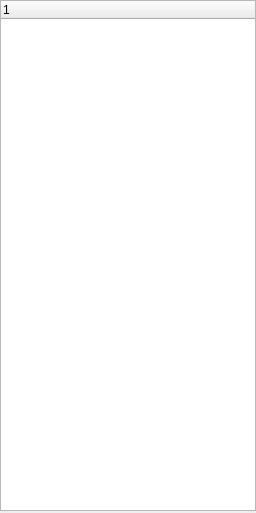
<?xml version="1.0" encoding="UTF-8"?>
<ui version="4.0">
 <class>Left</class>
 <widget class="QWidget" name="Left">
  <property name="geometry">
   <rect>
    <x>0</x>
    <y>0</y>
    <width>256</width>
    <height>513</height>
   </rect>
  </property>
  <property name="windowTitle">
   <string>Form</string>
  </property>
  <widget class="QTreeWidget" name="treeWidget">
   <property name="geometry">
    <rect>
     <x>0</x>
     <y>0</y>
     <width>256</width>
     <height>511</height>
    </rect>
   </property>
   <column>
    <property name="text">
     <string notr="true">1</string>
    </property>
   </column>
  </widget>
 </widget>
 <resources/>
 <connections/>
</ui>
